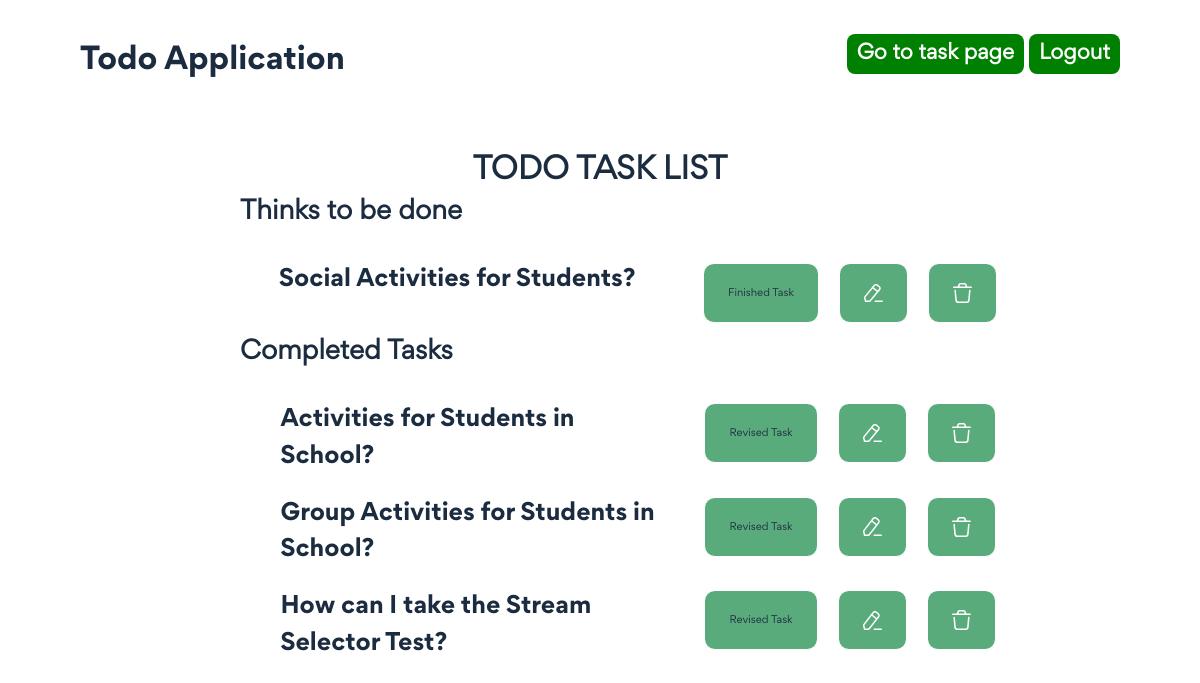
The page /posts/create/ (signed in) on the database its author committed.
### posts/models.py (models this page shows, shortened)
class Task(models.Model):
    title = models.CharField(max_length =128)
    delete_image=models.FileField(upload_to="tasks/delete_image/",null=True,blank=True )
    edit_image=models.FileField(upload_to="tasks/edit_image/",null=True,blank=True  )
    is_delete = models.BooleanField(default=False)
    is_edit= models.BooleanField(default=False)
    is_completed= models.BooleanField(default=False)
    is_revised = models.BooleanField(default=False)

### posts/views.py (the view)
# urls.py: path('create/',views.create_post, name ="create_post"),
@login_required(login_url="users/login/")
def create_post(request):
    todo_list = Task.objects.filter(is_delete=False, is_completed=False)
    completed_list = Task.objects.filter(is_completed=True, is_delete=False)
    context = {
        "title":"task page",
        "todo_list":todo_list,
        'completed_lists': completed_list
    }
    return render(request,"posts/create.html", context=context)

### templates/posts/create.html (shortened to what this page needs)
{% extends "base.html" %}
{% block content %}
{% load static %}
{% include "web/includes/header.html" %}
        <section id="wrapper">
            <h1>TODO TASK LIST</h1>
            <p>Thinks to be done</p>
                <div class="content">
                    {% for instance in todo_list %}
                    <div class = "container">
                        <h1 class="left">
                            <p>{{instance.title}}</p>
                        </h1>
                            <h2 class="right">
                                <a href="{% url 'posts:completed_task' id=instance.id  %}">Finished Task</a>
                                <a href="{% url 'posts:edit_task' id=instance.id  %}" class="edit_tasks" method="POST">
                                    <img src="{{instance.edit_image.url}}"/>
                                </a>
                                <a href="{% url 'posts:delete_post' id=instance.id %}"
                                class="action-button reload"
                                data-text="Are you sure want to remove this task."
                                data-title="Confirm Delete!"
                                title="Delete"><img src ="{{instance.delete_image.url}}"/></a>
                            </h2>
                    </div>
                {% endfor %}
                 </div>
                    <section class="spotlight">
                         <p>Completed Tasks<p>
                            <div class="content">
                            {% for instance in completed_lists %}
                                <div class = "container">
                                    <h1 class="left">
                                    <p>{{instance.title}}</p>
                                    </h1>
                                    <h2 class="right">
                                        <a href="{% url 'posts:revised_task' id=instance.id  %}">Revised Task</a>
                                        <a href="{% url 'posts:edit_task' id=instance.id  %}" class="edit_tasks" method="POST">
                                            <img src="{{instance.edit_image.url}}"/>
                                        </a>
                                        <a href="{% url 'posts:delete_post' id=instance.id %}"
                                        class="action-button reload"
                                        data-text="Are you sure want to remove this post."
                                        data-title="Confirm Delete!"
                                        title="Delete"><img src ="{{instance.delete_image.url}}"/></a>
                                    </h2>
                                </div>
                        {% endfor %}
                            </div>
                    </section>
         </section>
        {% endblock %}

### templates/base.html (shortened to what this page needs)
<!DOCTYPE html>
<html lang="en">
<head>
    {% load static %}
    <link rel="stylesheet" href="{% static 'css/style.css' %}"/>
</head>
<body>
    {% block content %}
    {% endblock %}
</body>
</html>

### templates/web/includes/header.html
{% load static %}
<header>
    <section class="wrapper">
        <div class ="left">
            <h1>Todo Application</h1>
        </div>
        <div class="right">
            {% if request.user.is_authenticated %}
            <a href="{% url 'posts:create_post' %}" class="login">Go to task page</a>
            <a href="{% url 'users:logout' %}">Logout</a>
            {% else %}
            <a href="{% url 'users:login' %}">Login</a>
            {% endif %}
        </div>
    </section>
</header>

### static/css/style.css (style rules this page uses)
* { margin: 0; padding: 0; border: 0; vertical-align: baseline; background: transparent; font-weight: normal; text-decoration: none; outline: none; -webkit-box-sizing: border-box; -moz-box-sizing: border-box; box-sizing: border-box; font-family: "Gordita Regular"; }
body { font-size: 17px; color: #1c2c40; overflow-x: hidden; min-width: 320px; font-weight: 400; }
a { color: #1c2c40; }
p { line-height: 1.6em; font-size: 16px; font-weight: 400; }
.wrapper { width: 90%; margin: 0 auto; max-width: 1500px; }
header { height: 150px; }
header .wrapper { display: flex; justify-content: space-between; padding:40px 20px; }
header .wrapper div.left h1 { font-size: 30px; font-weight: 900; font-family: "Gordita Bold"; }
header .wrapper div.right { display: block; }
header .wrapper div.right a { background-color:green; padding: 10px; font-size: 20px; font-weight: 900; color: #fff; text-align: center; border-radius: 8px; }
#wrapper h1 { text-align: center; font-size: 30px; font-weight: 900; }
#wrapper p { font-size: 25px; font-weight: 700; margin-left: 20%; }
#wrapper div.content { align-items: center; margin: 0 auto; margin-top: 30px; }
#wrapper .content .container { display: flex; justify-content: center; }
#wrapper h1.left { width: 40%; text-align: left; }
#wrapper h1.left p { font-size: 23px; font-weight: 900; font-family:Gordita Bold ; }
#wrapper h2.right { display: flex; justify-content: space-between; margin-left: 40px; }
#wrapper h2.right a { padding: 29px 24px; border: 1px solid #fff; border-radius: 11px; height: 40px; font-size: 10px; background-color: #5aab7b; margin-right: 20px; display: flex; align-items: center; margin-bottom: 10px; }
#wrapper h2.right a img { align-items: center; }
#wrapper .spotlight .container { margin-bottom: 20px; }

### rows shown on the page
Task: title "Social Activities for Students?", edit_image (picture), delete_image (picture)
Task: title "Activities for Students in School?", edit_image (picture), delete_image (picture)
Task: title "Group Activities for Students in School?", edit_image (picture), delete_image (picture)
Task: title "How can I take the Stream Selector Test?", edit_image (picture), delete_image (picture)
